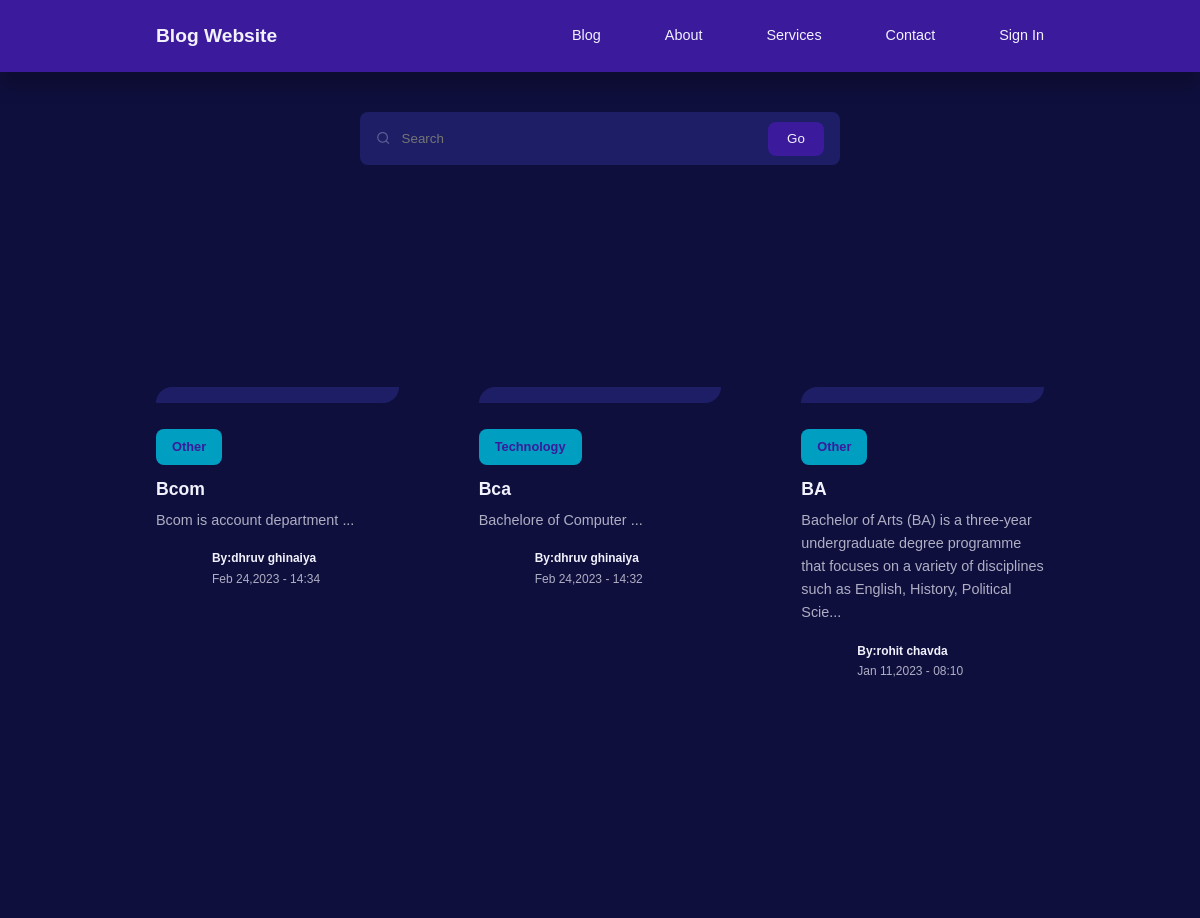
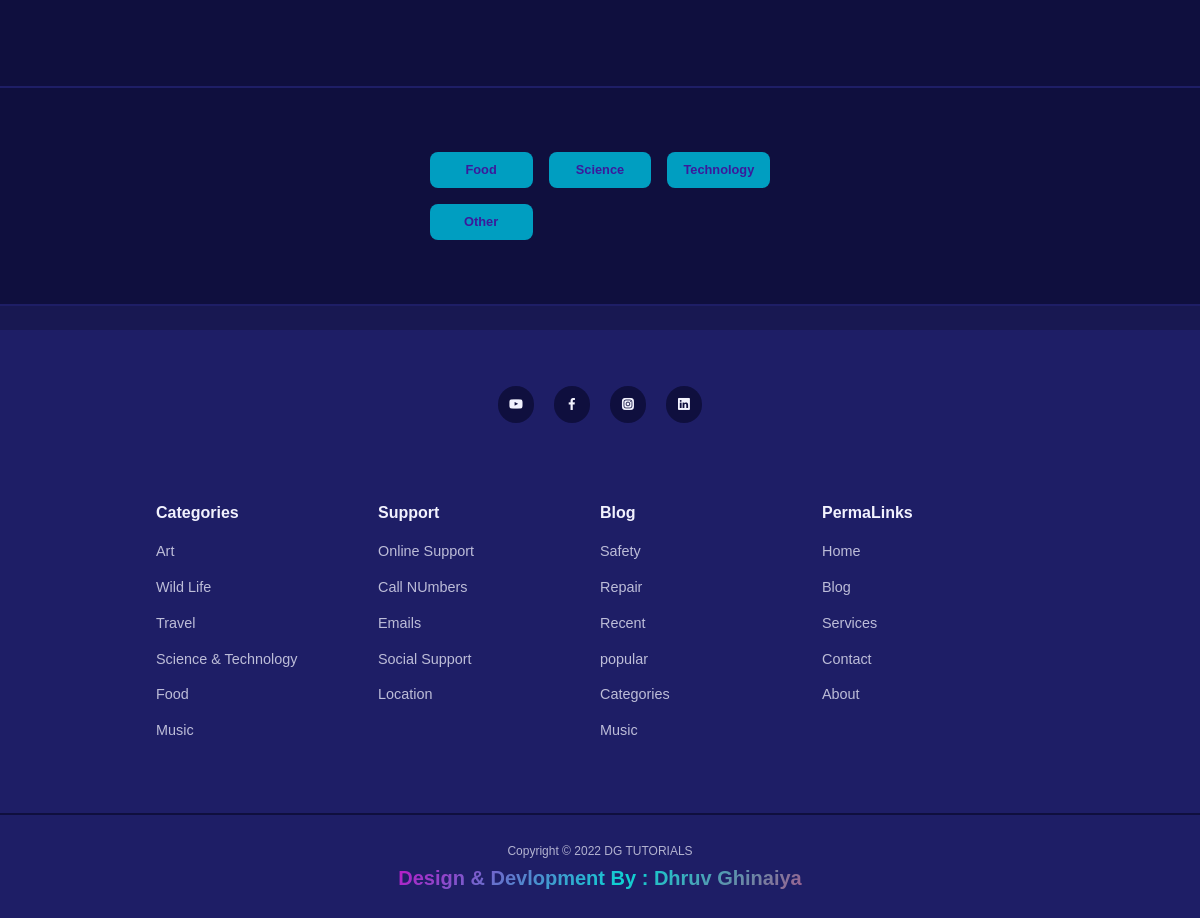
Screenshot of /blog.php with the database file from the repository (2 pictures, top to bottom).
### tables this page shows
CREATE TABLE `posts` (
  `id` int(11) UNSIGNED NOT NULL,
  `title` varchar(100) NOT NULL,
  `body` text NOT NULL,
  `thumbnail` varchar(50) NOT NULL,
  `date_time` timestamp NOT NULL DEFAULT current_timestamp(),
  `category_id` int(11) UNSIGNED DEFAULT NULL,
  `author_id` int(11) UNSIGNED DEFAULT NULL,
  `is_featured` tinyint(1) NOT NULL
);

CREATE TABLE `categories` (
  `id` int(11) UNSIGNED NOT NULL,
  `title` varchar(50) NOT NULL,
  `description` text NOT NULL
);

CREATE TABLE `users` (
  `id` int(12) UNSIGNED NOT NULL,
  `firstname` varchar(50) NOT NULL,
  `lastname` varchar(50) NOT NULL,
  `username` varchar(30) NOT NULL,
  `email` varchar(120) NOT NULL,
  `password` varchar(12) NOT NULL,
  `avatar` varchar(100) NOT NULL,
  `is_admin` tinyint(1) NOT NULL
);

### blog.php (the view, shortened to what this page needs)
        <?php
            include 'header.php';
            require 'Config/database.php';
        $query = "SELECT * FROM posts ORDER BY date_time DESC LIMIT 9";
        $posts = mysqli_query($con,$query)
        ?>
        <section class="search_bar">
            <form action="search.php" method="GET"  class="container search_bar-container">
                <div>
                    <i class="uil uil-search"></i>
                    <input type="search" name="search" placeholder="Search">
                </div>
                <button type="submit" name="submit" class="btn">Go</button>
            </form>
        </section>
            <section class="posts <?= $featured ? '' : 'section_extra-margin' ?>">
        <div class="container posts_container">
            <?php while($post = mysqli_fetch_assoc($posts)): ?>
            <article class="post">
                <div class="post_thumbnail">
                </div>
                <div class="post_info">
                    <?php
                        $category_id = $post['category_id'];
                        $category_query = "SELECT * FROM categories WHERE id=$category_id";
                        $category_result = mysqli_query($con,$category_query);
                        $category = mysqli_fetch_assoc($category_result);
                    ?>
                    <a href="category-posts.php?id=<?=$post['category_id'] ?>" class="category_button"><?=$category['title']?></a>
                    <h3 class="post_title">
                        <a href="post.php?id=<?= $post['id']?>"><?= $post['title']?></a>
                    </h3>
                    <p class="post_body">
                    <?= substr( $post['body'],0,150) ?>...
                    </p>
                        <div class="post_author">
                            <?php
                                $author_id = $post['author_id'];
                                $author_query = "SELECT * FROM users WHERE id=$author_id";
                                $author_result = mysqli_query($con,$author_query);
                                $author = mysqli_fetch_assoc($author_result);
                            ?>
                            <div class="post_author-avatar">
                            </div>
                        <div class="post_author-info">
                            <h5>By:<?= "{$author['firstname']} {$author['lastname']}" ?></h5>
                                <small>
                                    <?=date("M d,Y - H:i",strtotime($post['date_time']))?>
                            </small>
                        </div>
                    </div>
                </div>
            </article>
            <?php endwhile ?>
        </div>
    </section>
    <section class="category_buttons">
        <div class="container category_buttons-container">
            <?php
                $all_category_query = "SELECT * FROM categories";
                $all_categories = mysqli_query($con,$all_category_query);
            ?>
            <?php while($category = mysqli_fetch_assoc($all_categories)): ?>
            <a href="category-posts.php?id=<?= $category['id'] ?>" class="category_button"><?= $category['title'] ?></a>
           <?php endwhile ?>
        </div>
    </section>
        <?php
            include 'footer.php';
        ?>
</body>
</html>

### style.css (style rules this page uses)
:root { --color-primary:#3b1a9c; --color-primary-light:hsl(242,91%,69,18%); --color-primary-variant:#5854c7; --color-red:#da0f3f; --color-red-light:hsl(346,87%,46%,15%); --color-green:#00c476; --color-green-light:hsl(156,100%,38%,15%); --color-gray-900:#1e1e66; --color-gray-700:#2d2b7c; --color-gray-300:rgba(242,242,254,0.3); --color-gray-200:rgba(242,242,254,0.7); --color-white:#f2f2fe; --color-bg:#0f0f3e; --transition: all 300ms ease; --container-width-lg:74%; --container-width-md:88%; --form-width:40%; --card-border-radius-1:0.3rem; --card-border-radius-2:0.5rem; --card-border-radius-3:0.8rem; --card-border-radius-4:2rem; --card-border-radius-5:5rem; }
* { margin: 0; padding: 0; outline: 0; border: 0; appearance: 0; list-style: none; text-decoration: none; box-sizing: border-box; }
body { font-family: 'Montserrt', sans-serif; line-height: 1.6; color: var(--color-gray-200); overflow-x: hidden; background: var(--color-bg); font-size: 0.9rem; }
.container { width: var(--container-width-lg); max-width: 1800px; margin-inline: auto; }
section { margin-top: 3rem; width: 100vw; }
h1, h2, h3, h4, h5 { color: var(--color-white); line-height: 1.3; }
h3 { font-size: 1.1rem; margin: 0.8rem 0 0.5rem; }
a { color: var(--color-white); transition: var(--transition); }
.section_extra-margin { margin-bottom: 20rem; margin-top: 222px; }
.category_button { background:#009ec1; color: var(--color-primary); display: inline-block; padding: 0.5rem 1rem; border-radius: var(--card-border-radius-2); font-weight: 600; font-size: 0.8rem; text-align: center; }
.post_thumbnail { border-radius: var(--card-border-radius-5)0; border: 0.5rem solid var(--color-gray-900); overflow: hidden; margin-bottom: 1.6rem; }
.post_author { display: flex; gap: 1rem; margin-top: 1.2rem; }
.post_author-avatar { width: 2.5rem; height: 2.5rem; border-radius: var(--card-border-radius-3); overflow: hidden; }
.posts_container { display: grid; grid-template-columns: repeat(3,1fr); gap: 5rem; margin-bottom: 5rem; }
.category_buttons { padding: 4rem 0; border-top: 2px solid var(--color-gray-900); border-bottom: 2px solid var(--color-gray-900); }
.category_buttons-container { width: fit-content; display: grid; grid-template-columns: repeat(3,1fr); gap: 1rem; }
.search_bar { margin-top: 7rem; }
.search_bar-container { position: relative; width: 30rem; background: var(--color-gray-900); display: flex; flex-direction: row; align-items: center; justify-content: space-between; overflow: hidden; padding: 0.6rem 1rem; border-radius: var(--card-border-radius-2); color: var(--color-gray-300); }
.search_bar-container > div { width: 100%; display: flex; align-items: center; }
.search_bar input { background: transparent; margin-left: 0.7rem; padding: 0.5rem 0; width: 100%; }
.btn { display: inline-block; width: fit-content; padding: 0.6rem 1.2rem; background-color: var(--color-primary); border-radius: var(--card-border-radius-2); cursor: pointer; transition: var(--transition); color: var(--color-white); }
form { display: flex; flex-direction: column; gap: 1rem; }
input,textarea,select { padding: 0.8rem 1.4rem; background-color: var(--color-gray-900); border-radius: var(--card-border-radius-2); resize: none; color: var(--color-white); }

### rows the page displays
posts: category.title "Other", title "Bcom", body "Bcom is account department", author.firstname "dhruv", author.lastname "ghinaiya", date_time "Feb 24,2023 - 14:34"
posts: category.title "Technology", title "Bca", body "Bachelore of Computer", author.firstname "dhruv", author.lastname "ghinaiya", date_time "Feb 24,2023 - 14:32"
posts: category.title "Other", title "BA", body "Bachelor of Arts (BA) is a three-year undergraduate degree programme that focuses on a variety of disciplines such as English, History, Political Scie", author.firstname "rohit", author.lastname "chavda", date_time "Jan 11,2023 - 08:10"
categories: title "Food"
categories: title "Science"
categories: title "Technology"
categories: title "Other"
